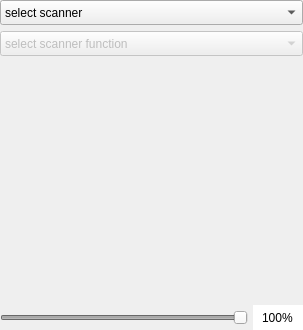
<?xml version="1.0" encoding="UTF-8"?>
<ui version="4.0">
 <class>ModuleB</class>
 <widget class="QFrame" name="ModuleB">
  <property name="geometry">
   <rect>
    <x>0</x>
    <y>0</y>
    <width>303</width>
    <height>330</height>
   </rect>
  </property>
  <property name="windowTitle">
   <string>Frame</string>
  </property>
  <layout class="QVBoxLayout" name="verticalLayout" stretch="1,1,97,1">
   <property name="leftMargin">
    <number>0</number>
   </property>
   <property name="topMargin">
    <number>0</number>
   </property>
   <property name="rightMargin">
    <number>0</number>
   </property>
   <property name="bottomMargin">
    <number>0</number>
   </property>
   <item>
    <widget class="QComboBox" name="comboBox_10">
     <property name="sizePolicy">
      <sizepolicy hsizetype="Minimum" vsizetype="Minimum">
       <horstretch>0</horstretch>
       <verstretch>0</verstretch>
      </sizepolicy>
     </property>
     <property name="minimumSize">
      <size>
       <width>200</width>
       <height>25</height>
      </size>
     </property>
     <property name="maximumSize">
      <size>
       <width>16777215</width>
       <height>25</height>
      </size>
     </property>
     <item>
      <property name="text">
       <string>select scanner</string>
      </property>
     </item>
     <item>
      <property name="text">
       <string>fs36-1415r</string>
      </property>
     </item>
     <item>
      <property name="text">
       <string>honeywell-1900</string>
      </property>
     </item>
    </widget>
   </item>
   <item>
    <widget class="QComboBox" name="comboBox_12">
     <property name="enabled">
      <bool>false</bool>
     </property>
     <property name="sizePolicy">
      <sizepolicy hsizetype="Minimum" vsizetype="Minimum">
       <horstretch>0</horstretch>
       <verstretch>0</verstretch>
      </sizepolicy>
     </property>
     <property name="minimumSize">
      <size>
       <width>200</width>
       <height>25</height>
      </size>
     </property>
     <property name="maximumSize">
      <size>
       <width>16777215</width>
       <height>25</height>
      </size>
     </property>
     <item>
      <property name="text">
       <string>select scanner function</string>
      </property>
     </item>
    </widget>
   </item>
   <item>
    <layout class="QGridLayout" name="gridLayout" rowstretch="1,98,1" columnstretch="1,98,1">
     <property name="spacing">
      <number>5</number>
     </property>
     <item row="0" column="1">
      <spacer name="verticalSpacer">
       <property name="orientation">
        <enum>Qt::Vertical</enum>
       </property>
       <property name="sizeHint" stdset="0">
        <size>
         <width>20</width>
         <height>40</height>
        </size>
       </property>
      </spacer>
     </item>
     <item row="1" column="0">
      <spacer name="horizontalSpacer">
       <property name="orientation">
        <enum>Qt::Horizontal</enum>
       </property>
       <property name="sizeHint" stdset="0">
        <size>
         <width>40</width>
         <height>20</height>
        </size>
       </property>
      </spacer>
     </item>
     <item row="2" column="1">
      <spacer name="verticalSpacer_2">
       <property name="orientation">
        <enum>Qt::Vertical</enum>
       </property>
       <property name="sizeHint" stdset="0">
        <size>
         <width>20</width>
         <height>40</height>
        </size>
       </property>
      </spacer>
     </item>
     <item row="1" column="1">
      <widget class="QLabel" name="label_63">
       <property name="sizePolicy">
        <sizepolicy hsizetype="Minimum" vsizetype="Minimum">
         <horstretch>0</horstretch>
         <verstretch>0</verstretch>
        </sizepolicy>
       </property>
       <property name="minimumSize">
        <size>
         <width>25</width>
         <height>25</height>
        </size>
       </property>
       <property name="maximumSize">
        <size>
         <width>16777215</width>
         <height>16777215</height>
        </size>
       </property>
       <property name="text">
        <string/>
       </property>
       <property name="alignment">
        <set>Qt::AlignCenter</set>
       </property>
      </widget>
     </item>
     <item row="1" column="2">
      <spacer name="horizontalSpacer_2">
       <property name="orientation">
        <enum>Qt::Horizontal</enum>
       </property>
       <property name="sizeHint" stdset="0">
        <size>
         <width>40</width>
         <height>20</height>
        </size>
       </property>
      </spacer>
     </item>
    </layout>
   </item>
   <item>
    <layout class="QHBoxLayout" name="horizontalLayout" stretch="99,1">
     <property name="spacing">
      <number>5</number>
     </property>
     <item>
      <widget class="QSlider" name="horizontalSlider">
       <property name="enabled">
        <bool>false</bool>
       </property>
       <property name="minimum">
        <number>50</number>
       </property>
       <property name="maximum">
        <number>200</number>
       </property>
       <property name="value">
        <number>200</number>
       </property>
       <property name="orientation">
        <enum>Qt::Horizontal</enum>
       </property>
      </widget>
     </item>
     <item>
      <widget class="QLineEdit" name="lineEdit">
       <property name="sizePolicy">
        <sizepolicy hsizetype="Minimum" vsizetype="Fixed">
         <horstretch>0</horstretch>
         <verstretch>0</verstretch>
        </sizepolicy>
       </property>
       <property name="minimumSize">
        <size>
         <width>50</width>
         <height>25</height>
        </size>
       </property>
       <property name="maximumSize">
        <size>
         <width>16777215</width>
         <height>25</height>
        </size>
       </property>
       <property name="text">
        <string>100%</string>
       </property>
       <property name="frame">
        <bool>false</bool>
       </property>
       <property name="alignment">
        <set>Qt::AlignCenter</set>
       </property>
       <property name="readOnly">
        <bool>true</bool>
       </property>
      </widget>
     </item>
    </layout>
   </item>
  </layout>
 </widget>
 <resources/>
 <connections/>
</ui>
